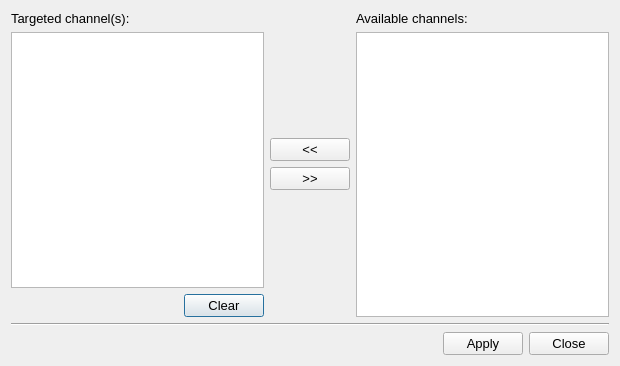
<?xml version="1.0" encoding="UTF-8"?>
<ui version="4.0">
 <class>AwPickChannelsDialUi</class>
 <widget class="QDialog" name="AwPickChannelsDialUi">
  <property name="geometry">
   <rect>
    <x>0</x>
    <y>0</y>
    <width>620</width>
    <height>366</height>
   </rect>
  </property>
  <property name="font">
   <font>
    <family>MS Shell Dlg 2</family>
    <pointsize>10</pointsize>
   </font>
  </property>
  <property name="windowTitle">
   <string>Pick channels</string>
  </property>
  <property name="windowIcon">
   <iconset resource="../../../resources/AnyWave.qrc">
    <normaloff>:/images/AnyWave_icon.png</normaloff>:/images/AnyWave_icon.png</iconset>
  </property>
  <layout class="QGridLayout" name="gridLayout">
   <item row="0" column="0">
    <layout class="QVBoxLayout" name="verticalLayout_4">
     <item>
      <layout class="QHBoxLayout" name="horizontalLayout_3">
       <item>
        <layout class="QVBoxLayout" name="verticalLayout">
         <item>
          <widget class="QLabel" name="label">
           <property name="text">
            <string>Targeted channel(s):</string>
           </property>
          </widget>
         </item>
         <item>
          <widget class="QListWidget" name="listWidgetTargets">
           <property name="editTriggers">
            <set>QAbstractItemView::NoEditTriggers</set>
           </property>
           <property name="selectionMode">
            <enum>QAbstractItemView::ExtendedSelection</enum>
           </property>
          </widget>
         </item>
         <item>
          <layout class="QHBoxLayout" name="horizontalLayout_2">
           <item>
            <spacer name="horizontalSpacer_2">
             <property name="orientation">
              <enum>Qt::Horizontal</enum>
             </property>
             <property name="sizeHint" stdset="0">
              <size>
               <width>40</width>
               <height>20</height>
              </size>
             </property>
            </spacer>
           </item>
           <item>
            <widget class="QPushButton" name="buttonClear">
             <property name="text">
              <string>Clear</string>
             </property>
            </widget>
           </item>
          </layout>
         </item>
        </layout>
       </item>
       <item>
        <layout class="QVBoxLayout" name="verticalLayout_3">
         <item>
          <spacer name="verticalSpacer">
           <property name="orientation">
            <enum>Qt::Vertical</enum>
           </property>
           <property name="sizeHint" stdset="0">
            <size>
             <width>20</width>
             <height>40</height>
            </size>
           </property>
          </spacer>
         </item>
         <item>
          <widget class="QPushButton" name="buttonAdd">
           <property name="text">
            <string>&lt;&lt;</string>
           </property>
          </widget>
         </item>
         <item>
          <widget class="QPushButton" name="buttonRemove">
           <property name="text">
            <string>&gt;&gt;</string>
           </property>
          </widget>
         </item>
         <item>
          <spacer name="verticalSpacer_2">
           <property name="orientation">
            <enum>Qt::Vertical</enum>
           </property>
           <property name="sizeHint" stdset="0">
            <size>
             <width>20</width>
             <height>40</height>
            </size>
           </property>
          </spacer>
         </item>
        </layout>
       </item>
       <item>
        <layout class="QVBoxLayout" name="verticalLayout_2">
         <item>
          <widget class="QLabel" name="label_2">
           <property name="text">
            <string>Available channels:</string>
           </property>
          </widget>
         </item>
         <item>
          <widget class="QListWidget" name="listWidgetAvailable">
           <property name="editTriggers">
            <set>QAbstractItemView::NoEditTriggers</set>
           </property>
           <property name="selectionMode">
            <enum>QAbstractItemView::ExtendedSelection</enum>
           </property>
          </widget>
         </item>
        </layout>
       </item>
      </layout>
     </item>
     <item>
      <widget class="Line" name="line">
       <property name="orientation">
        <enum>Qt::Horizontal</enum>
       </property>
      </widget>
     </item>
     <item>
      <layout class="QHBoxLayout" name="horizontalLayout">
       <item>
        <spacer name="horizontalSpacer">
         <property name="orientation">
          <enum>Qt::Horizontal</enum>
         </property>
         <property name="sizeHint" stdset="0">
          <size>
           <width>40</width>
           <height>20</height>
          </size>
         </property>
        </spacer>
       </item>
       <item>
        <widget class="QPushButton" name="pushButton">
         <property name="text">
          <string>Apply</string>
         </property>
        </widget>
       </item>
       <item>
        <widget class="QPushButton" name="pushButton_4">
         <property name="text">
          <string>Close</string>
         </property>
        </widget>
       </item>
      </layout>
     </item>
    </layout>
   </item>
  </layout>
 </widget>
 <layoutdefault spacing="6" margin="11"/>
 <resources>
  <include location="../../../resources/AnyWave.qrc"/>
 </resources>
 <connections>
  <connection>
   <sender>pushButton_4</sender>
   <signal>clicked()</signal>
   <receiver>AwPickChannelsDialUi</receiver>
   <slot>accept()</slot>
   <hints>
    <hint type="sourcelabel">
     <x>564</x>
     <y>340</y>
    </hint>
    <hint type="destinationlabel">
     <x>460</x>
     <y>335</y>
    </hint>
   </hints>
  </connection>
  <connection>
   <sender>buttonAdd</sender>
   <signal>clicked()</signal>
   <receiver>AwPickChannelsDialUi</receiver>
   <slot>addChannels()</slot>
   <hints>
    <hint type="sourcelabel">
     <x>321</x>
     <y>142</y>
    </hint>
    <hint type="destinationlabel">
     <x>285</x>
     <y>330</y>
    </hint>
   </hints>
  </connection>
  <connection>
   <sender>buttonRemove</sender>
   <signal>clicked()</signal>
   <receiver>AwPickChannelsDialUi</receiver>
   <slot>removeChannels()</slot>
   <hints>
    <hint type="sourcelabel">
     <x>304</x>
     <y>178</y>
    </hint>
    <hint type="destinationlabel">
     <x>351</x>
     <y>334</y>
    </hint>
   </hints>
  </connection>
  <connection>
   <sender>pushButton_4</sender>
   <signal>clicked()</signal>
   <receiver>AwPickChannelsDialUi</receiver>
   <slot>reject()</slot>
   <hints>
    <hint type="sourcelabel">
     <x>591</x>
     <y>345</y>
    </hint>
    <hint type="destinationlabel">
     <x>523</x>
     <y>360</y>
    </hint>
   </hints>
  </connection>
  <connection>
   <sender>pushButton</sender>
   <signal>clicked()</signal>
   <receiver>AwPickChannelsDialUi</receiver>
   <slot>accept()</slot>
   <hints>
    <hint type="sourcelabel">
     <x>491</x>
     <y>343</y>
    </hint>
    <hint type="destinationlabel">
     <x>414</x>
     <y>352</y>
    </hint>
   </hints>
  </connection>
  <connection>
   <sender>buttonClear</sender>
   <signal>clicked()</signal>
   <receiver>AwPickChannelsDialUi</receiver>
   <slot>clearTargets()</slot>
   <hints>
    <hint type="sourcelabel">
     <x>243</x>
     <y>298</y>
    </hint>
    <hint type="destinationlabel">
     <x>121</x>
     <y>325</y>
    </hint>
   </hints>
  </connection>
 </connections>
 <slots>
  <slot>addChannels()</slot>
  <slot>removeChannels()</slot>
  <slot>clearTargets()</slot>
 </slots>
</ui>
